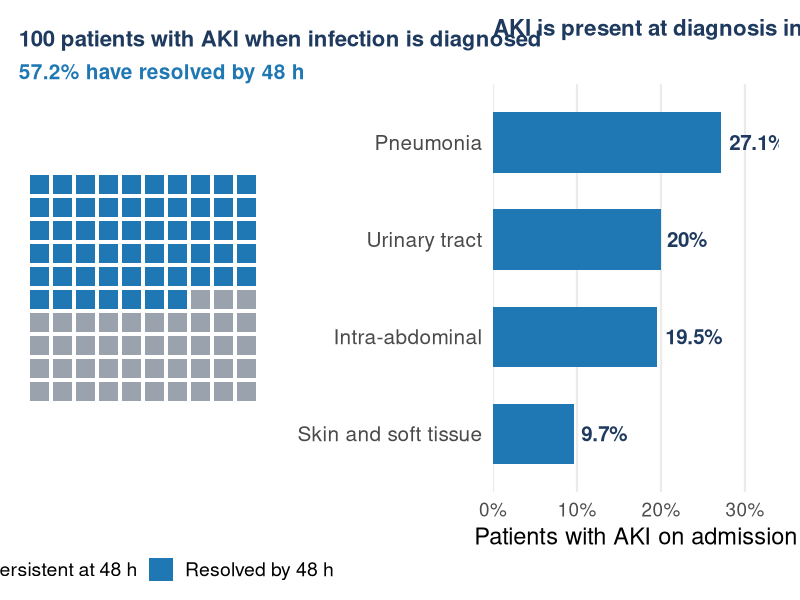

R code for this plot:
# =============================================================================
# Slide 1. Admission AKI in infected patients resolves quickly (Crass 2019, CID).
# Published percentages only (abstract): AKI on admission in 27.1 % (pneumonia),
# 19.5 % (intra-abdominal), 20.0 % (urinary), 9.7 % (skin/soft tissue);
# of admission AKI, 57.2 % had resolved by 48 h. Icon array = 100 patients.
# =============================================================================
suppressPackageStartupMessages({library(dplyr); library(ggplot2); library(patchwork)})
col_blue <- "#1f77b4"; col_grey <- "#9aa3ad"; col_navy <- "#1f3a5f"; col_dark <- "#4a4a4a"; col_red <- "#b03a3a"
base_theme <- function(bs = 17) theme_minimal(base_size = bs) + theme(panel.grid.minor = element_blank(), plot.title = element_text(face = "bold", color = col_navy, size = bs * 0.95), plot.subtitle = element_text(color = col_dark, size = bs * 0.75), plot.margin = margin(8, 10, 8, 8))

# Left: icon array, 100 patients with AKI at the time infection is diagnosed
n_res <- 57   # 57.2 % rounded to whole patients
icons <- tibble(id = 1:100, x = (id - 1) %% 10, y = 9 - (id - 1) %/% 10,
                status = ifelse(id <= n_res, "Resolved by 48 h", "Persistent at 48 h"))
p1 <- ggplot(icons, aes(x, y, fill = status)) +
  geom_tile(width = 0.82, height = 0.82, color = NA) +
  scale_fill_manual(values = c("Resolved by 48 h" = col_blue, "Persistent at 48 h" = col_grey), name = NULL) +
  coord_equal() + theme_void(base_size = 17) +
  labs(title = "100 patients with AKI when infection is diagnosed",
       subtitle = "57.2% have resolved by 48 h") +
  theme(legend.position = "bottom", legend.text = element_text(size = 14),
        plot.title = element_text(face = "bold", color = col_navy, size = 16),
        plot.subtitle = element_text(color = col_blue, face = "bold", size = 15),
        plot.margin = margin(8, 14, 8, 8))

# Right: how common is AKI at presentation, by infection type
aki <- tribble(~site, ~pct,
  "Pneumonia", 27.1, "Urinary tract", 20.0, "Intra-abdominal", 19.5, "Skin and soft tissue", 9.7) |>
  mutate(site = factor(site, rev(site)))
p2 <- ggplot(aki, aes(pct, site)) +
  geom_col(fill = col_blue, width = 0.62) +
  geom_text(aes(label = paste0(pct, "%")), hjust = -0.15, size = 5.2, color = col_navy, fontface = "bold") +
  scale_x_continuous(limits = c(0, 34), expand = c(0, 0), labels = \(x) paste0(x, "%")) +
  labs(x = "Patients with AKI on admission", y = NULL,
       title = "AKI is present at diagnosis in 1 of 4 pneumonias") +
  base_theme(17) + theme(panel.grid.major.y = element_blank(), axis.text.y = element_text(size = 15, color = col_dark))

p <- p1 + p2 + plot_layout(widths = c(1, 1.15))
ggsave("figures/aki_resolution.png", p, width = 12.5, height = 5.6, dpi = 300, bg = "white")
